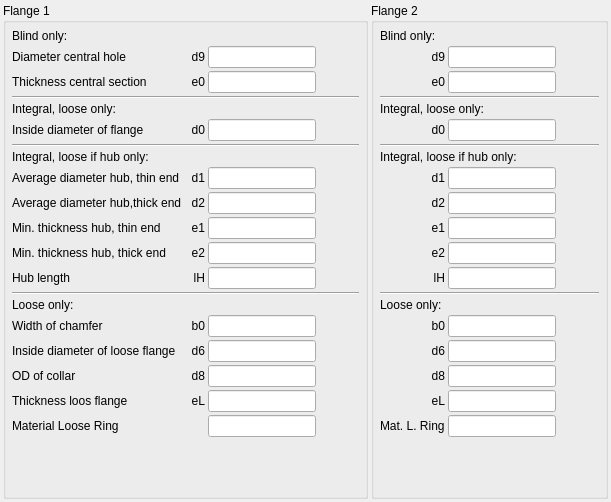
           <widget class="QWidget" name="tabFlangeDetail_2">
            <attribute name="title">
             <string>Flange Type Detail</string>
            </attribute>
            <layout class="QGridLayout" name="gridLayout_33">
             <property name="leftMargin">
              <number>3</number>
             </property>
             <property name="topMargin">
              <number>3</number>
             </property>
             <property name="rightMargin">
              <number>3</number>
             </property>
             <property name="bottomMargin">
              <number>3</number>
             </property>
             <property name="spacing">
              <number>3</number>
             </property>
             <item row="0" column="0">
              <widget class="QGroupBox" name="gbFlangeDetail_1">
               <property name="title">
                <string>Flange 1</string>
               </property>
               <layout class="QGridLayout" name="gridLayout_31" rowstretch="0,0,0,0,0,0,0,0,0,0,0,0,0,0,0,0,0,0,0,0,0,0,0,0">
                <property name="leftMargin">
                 <number>6</number>
                </property>
                <property name="topMargin">
                 <number>6</number>
                </property>
                <property name="rightMargin">
                 <number>6</number>
                </property>
                <property name="bottomMargin">
                 <number>6</number>
                </property>
                <property name="spacing">
                 <number>3</number>
                </property>
                <item row="2" column="1">
                 <widget class="QLabel" name="lble0_1">
                  <property name="text">
                   <string>e0</string>
                  </property>
                  <property name="alignment">
                   <set>Qt::AlignRight|Qt::AlignTrailing|Qt::AlignVCenter</set>
                  </property>
                 </widget>
                </item>
                <item row="23" column="1">
                 <spacer name="verticalSpacer_2">
                  <property name="orientation">
                   <enum>Qt::Vertical</enum>
                  </property>
                  <property name="sizeHint" stdset="0">
                   <size>
                    <width>20</width>
                    <height>40</height>
                   </size>
                  </property>
                 </spacer>
                </item>
                <item row="20" column="2">
                 <widget class="RB_UomLineEdit" name="leeL_1"/>
                </item>
                <item row="1" column="3">
                 <spacer name="horizontalSpacer_18">
                  <property name="orientation">
                   <enum>Qt::Horizontal</enum>
                  </property>
                  <property name="sizeHint" stdset="0">
                   <size>
                    <width>40</width>
                    <height>20</height>
                   </size>
                  </property>
                 </spacer>
                </item>
                <item row="21" column="2">
                 <widget class="RB_IdxLineEdit" name="ileMaterialLooseRing_1"/>
                </item>
                <item row="1" column="1">
                 <widget class="QLabel" name="lbld9_1">
                  <property name="text">
                   <string>d9</string>
                  </property>
                  <property name="alignment">
                   <set>Qt::AlignRight|Qt::AlignTrailing|Qt::AlignVCenter</set>
                  </property>
                 </widget>
                </item>
                <item row="18" column="2">
                 <widget class="RB_UomLineEdit" name="led6_1"/>
                </item>
                <item row="20" column="1">
                 <widget class="QLabel" name="lbleL_1">
                  <property name="text">
                   <string>eL</string>
                  </property>
                  <property name="alignment">
                   <set>Qt::AlignRight|Qt::AlignTrailing|Qt::AlignVCenter</set>
                  </property>
                 </widget>
                </item>
                <item row="1" column="2">
                 <widget class="RB_UomLineEdit" name="led9_1"/>
                </item>
                <item row="19" column="1">
                 <widget class="QLabel" name="lbld8_1">
                  <property name="text">
                   <string>d8</string>
                  </property>
                  <property name="alignment">
                   <set>Qt::AlignRight|Qt::AlignTrailing|Qt::AlignVCenter</set>
                  </property>
                 </widget>
                </item>
                <item row="18" column="1">
                 <widget class="QLabel" name="lbld6_1">
                  <property name="text">
                   <string>d6</string>
                  </property>
                  <property name="alignment">
                   <set>Qt::AlignRight|Qt::AlignTrailing|Qt::AlignVCenter</set>
                  </property>
                 </widget>
                </item>
                <item row="17" column="2">
                 <widget class="RB_UomLineEdit" name="leb0_1"/>
                </item>
                <item row="19" column="2">
                 <widget class="RB_UomLineEdit" name="led8_1"/>
                </item>
                <item row="15" column="0" colspan="4">
                 <widget class="Line" name="line_3">
                  <property name="orientation">
                   <enum>Qt::Horizontal</enum>
                  </property>
                 </widget>
                </item>
                <item row="3" column="0" colspan="4">
                 <widget class="Line" name="line">
                  <property name="orientation">
                   <enum>Qt::Horizontal</enum>
                  </property>
                 </widget>
                </item>
                <item row="1" column="0">
                 <widget class="QLabel" name="label_11">
                  <property name="text">
                   <string>Diameter central hole</string>
                  </property>
                 </widget>
                </item>
                <item row="2" column="0">
                 <widget class="QLabel" name="label_12">
                  <property name="text">
                   <string>Thickness central section</string>
                  </property>
                 </widget>
                </item>
                <item row="18" column="0">
                 <widget class="QLabel" name="label_20">
                  <property name="text">
                   <string>Inside diameter of loose flange</string>
                  </property>
                 </widget>
                </item>
                <item row="17" column="0">
                 <widget class="QLabel" name="label_19">
                  <property name="text">
                   <string>Width of chamfer</string>
                  </property>
                 </widget>
                </item>
                <item row="0" column="0" colspan="3">
                 <widget class="QLabel" name="lblBlindOnly_1">
                  <property name="text">
                   <string>Blind only:</string>
                  </property>
                 </widget>
                </item>
                <item row="16" column="0" colspan="3">
                 <widget class="QLabel" name="lblLooseOnly_1">
                  <property name="text">
                   <string>Loose only:</string>
                  </property>
                 </widget>
                </item>
                <item row="4" column="0" colspan="3">
                 <widget class="QLabel" name="lblIntegralOnly_1">
                  <property name="text">
                   <string>Integral, loose only:</string>
                  </property>
                 </widget>
                </item>
                <item row="2" column="2">
                 <widget class="RB_UomLineEdit" name="lee0_1"/>
                </item>
                <item row="17" column="1">
                 <widget class="QLabel" name="lblb0_1">
                  <property name="text">
                   <string>b0</string>
                  </property>
                  <property name="alignment">
                   <set>Qt::AlignRight|Qt::AlignTrailing|Qt::AlignVCenter</set>
                  </property>
                 </widget>
                </item>
                <item row="21" column="0" colspan="2">
                 <widget class="QLabel" name="lblMaterialLooseRing_1">
                  <property name="text">
                   <string>Material Loose Ring</string>
                  </property>
                 </widget>
                </item>
                <item row="19" column="0">
                 <widget class="QLabel" name="label_21">
                  <property name="text">
                   <string>OD of collar</string>
                  </property>
                 </widget>
                </item>
                <item row="20" column="0">
                 <widget class="QLabel" name="label_22">
                  <property name="text">
                   <string>Thickness loos flange</string>
                  </property>
                 </widget>
                </item>
                <item row="12" column="1">
                 <widget class="QLabel" name="lble1_1">
                  <property name="text">
                   <string>e1</string>
                  </property>
                  <property name="alignment">
                   <set>Qt::AlignRight|Qt::AlignTrailing|Qt::AlignVCenter</set>
                  </property>
                 </widget>
                </item>
                <item row="7" column="0" colspan="4">
                 <widget class="Line" name="line_2">
                  <property name="orientation">
                   <enum>Qt::Horizontal</enum>
                  </property>
                 </widget>
                </item>
                <item row="12" column="2">
                 <widget class="RB_UomLineEdit" name="lee1_1"/>
                </item>
                <item row="14" column="1">
                 <widget class="QLabel" name="lbllH_1">
                  <property name="text">
                   <string>lH</string>
                  </property>
                  <property name="alignment">
                   <set>Qt::AlignRight|Qt::AlignTrailing|Qt::AlignVCenter</set>
                  </property>
                 </widget>
                </item>
                <item row="13" column="2">
                 <widget class="RB_UomLineEdit" name="lee2_1"/>
                </item>
                <item row="10" column="1">
                 <widget class="QLabel" name="lbld1_1">
                  <property name="text">
                   <string>d1</string>
                  </property>
                  <property name="alignment">
                   <set>Qt::AlignRight|Qt::AlignTrailing|Qt::AlignVCenter</set>
                  </property>
                 </widget>
                </item>
                <item row="10" column="2">
                 <widget class="RB_UomLineEdit" name="led1_1"/>
                </item>
                <item row="8" column="0" colspan="3">
                 <widget class="QLabel" name="lblIntegralLooseOnly_1">
                  <property name="text">
                   <string>Integral, loose if hub only:</string>
                  </property>
                 </widget>
                </item>
                <item row="5" column="0">
                 <widget class="QLabel" name="label_15">
                  <property name="text">
                   <string>Inside diameter of flange</string>
                  </property>
                 </widget>
                </item>
                <item row="14" column="2">
                 <widget class="RB_UomLineEdit" name="lelH_1"/>
                </item>
                <item row="5" column="1">
                 <widget class="QLabel" name="lbld0_1">
                  <property name="text">
                   <string>d0</string>
                  </property>
                  <property name="alignment">
                   <set>Qt::AlignRight|Qt::AlignTrailing|Qt::AlignVCenter</set>
                  </property>
                 </widget>
                </item>
                <item row="14" column="0">
                 <widget class="QLabel" name="label_18">
                  <property name="text">
                   <string>Hub length</string>
                  </property>
                 </widget>
                </item>
                <item row="12" column="0">
                 <widget class="QLabel" name="label_16">
                  <property name="text">
                   <string>Min. thickness hub, thin end</string>
                  </property>
                 </widget>
                </item>
                <item row="5" column="2">
                 <widget class="RB_UomLineEdit" name="led0_1"/>
                </item>
                <item row="13" column="1">
                 <widget class="QLabel" name="lble2_1">
                  <property name="text">
                   <string>e2</string>
                  </property>
                  <property name="alignment">
                   <set>Qt::AlignRight|Qt::AlignTrailing|Qt::AlignVCenter</set>
                  </property>
                 </widget>
                </item>
                <item row="10" column="0">
                 <widget class="QLabel" name="label_13">
                  <property name="text">
                   <string>Average diameter hub, thin end</string>
                  </property>
                 </widget>
                </item>
                <item row="13" column="0">
                 <widget class="QLabel" name="label_17">
                  <property name="text">
                   <string>Min. thickness hub, thick end</string>
                  </property>
                 </widget>
                </item>
                <item row="11" column="0">
                 <widget class="QLabel" name="label_14">
                  <property name="text">
                   <string>Average diameter hub,thick end</string>
                  </property>
                 </widget>
                </item>
                <item row="11" column="1">
                 <widget class="QLabel" name="lbld2_1">
                  <property name="text">
                   <string>d2</string>
                  </property>
                  <property name="alignment">
                   <set>Qt::AlignRight|Qt::AlignTrailing|Qt::AlignVCenter</set>
                  </property>
                 </widget>
                </item>
                <item row="11" column="2">
                 <widget class="RB_UomLineEdit" name="led2_1"/>
                </item>
               </layout>
              </widget>
             </item>
             <item row="0" column="1">
              <widget class="QGroupBox" name="gbFlangeDetail_2">
               <property name="title">
                <string>Flange 2</string>
               </property>
               <layout class="QGridLayout" name="gridLayout_32">
                <property name="leftMargin">
                 <number>6</number>
                </property>
                <property name="topMargin">
                 <number>6</number>
                </property>
                <property name="rightMargin">
                 <number>6</number>
                </property>
                <property name="bottomMargin">
                 <number>6</number>
                </property>
                <property name="spacing">
                 <number>3</number>
                </property>
                <item row="16" column="0" colspan="2">
                 <widget class="QLabel" name="lblLooseOnly_2">
                  <property name="text">
                   <string>Loose only:</string>
                  </property>
                 </widget>
                </item>
                <item row="17" column="1">
                 <widget class="RB_UomLineEdit" name="leb0_2"/>
                </item>
                <item row="19" column="0">
                 <widget class="QLabel" name="lbld8_2">
                  <property name="text">
                   <string>d8</string>
                  </property>
                  <property name="alignment">
                   <set>Qt::AlignRight|Qt::AlignTrailing|Qt::AlignVCenter</set>
                  </property>
                 </widget>
                </item>
                <item row="17" column="0">
                 <widget class="QLabel" name="lblb0_2">
                  <property name="text">
                   <string>b0</string>
                  </property>
                  <property name="alignment">
                   <set>Qt::AlignRight|Qt::AlignTrailing|Qt::AlignVCenter</set>
                  </property>
                 </widget>
                </item>
                <item row="14" column="0">
                 <widget class="QLabel" name="lbllH_2">
                  <property name="text">
                   <string>lH</string>
                  </property>
                  <property name="alignment">
                   <set>Qt::AlignRight|Qt::AlignTrailing|Qt::AlignVCenter</set>
                  </property>
                 </widget>
                </item>
                <item row="14" column="1">
                 <widget class="RB_UomLineEdit" name="lelH_2"/>
                </item>
                <item row="19" column="1">
                 <widget class="RB_UomLineEdit" name="led8_2"/>
                </item>
                <item row="23" column="1">
                 <spacer name="verticalSpacer_12">
                  <property name="orientation">
                   <enum>Qt::Vertical</enum>
                  </property>
                  <property name="sizeHint" stdset="0">
                   <size>
                    <width>20</width>
                    <height>53</height>
                   </size>
                  </property>
                 </spacer>
                </item>
                <item row="20" column="1">
                 <widget class="RB_UomLineEdit" name="leeL_2"/>
                </item>
                <item row="0" column="0" colspan="2">
                 <widget class="QLabel" name="lblBlindOnly_2">
                  <property name="text">
                   <string>Blind only:</string>
                  </property>
                 </widget>
                </item>
                <item row="20" column="0">
                 <widget class="QLabel" name="lbleL_2">
                  <property name="text">
                   <string>eL</string>
                  </property>
                  <property name="alignment">
                   <set>Qt::AlignRight|Qt::AlignTrailing|Qt::AlignVCenter</set>
                  </property>
                 </widget>
                </item>
                <item row="1" column="0">
                 <widget class="QLabel" name="lbld9_2">
                  <property name="text">
                   <string>d9</string>
                  </property>
                  <property name="alignment">
                   <set>Qt::AlignRight|Qt::AlignTrailing|Qt::AlignVCenter</set>
                  </property>
                 </widget>
                </item>
                <item row="18" column="0">
                 <widget class="QLabel" name="lbld6_2">
                  <property name="text">
                   <string>d6</string>
                  </property>
                  <property name="alignment">
                   <set>Qt::AlignRight|Qt::AlignTrailing|Qt::AlignVCenter</set>
                  </property>
                 </widget>
                </item>
                <item row="18" column="1">
                 <widget class="RB_UomLineEdit" name="led6_2"/>
                </item>
                <item row="15" column="0" colspan="3">
                 <widget class="Line" name="line_6">
                  <property name="orientation">
                   <enum>Qt::Horizontal</enum>
                  </property>
                 </widget>
                </item>
                <item row="21" column="1">
                 <widget class="RB_IdxLineEdit" name="ileMaterialLooseRing_2"/>
                </item>
                <item row="21" column="0">
                 <widget class="QLabel" name="lblMaterialLooseRing_2">
                  <property name="text">
                   <string>Mat. L. Ring</string>
                  </property>
                 </widget>
                </item>
                <item row="1" column="2">
                 <spacer name="horizontalSpacer_19">
                  <property name="orientation">
                   <enum>Qt::Horizontal</enum>
                  </property>
                  <property name="sizeHint" stdset="0">
                   <size>
                    <width>40</width>
                    <height>20</height>
                   </size>
                  </property>
                 </spacer>
                </item>
                <item row="3" column="0" colspan="3">
                 <widget class="Line" name="line_4">
                  <property name="orientation">
                   <enum>Qt::Horizontal</enum>
                  </property>
                 </widget>
                </item>
                <item row="8" column="0" colspan="3">
                 <widget class="Line" name="line_5">
                  <property name="orientation">
                   <enum>Qt::Horizontal</enum>
                  </property>
                 </widget>
                </item>
                <item row="2" column="1">
                 <widget class="RB_UomLineEdit" name="lee0_2"/>
                </item>
                <item row="4" column="0" colspan="2">
                 <widget class="QLabel" name="lblIntegralOnly_2">
                  <property name="text">
                   <string>Integral, loose only:</string>
                  </property>
                 </widget>
                </item>
                <item row="12" column="0">
                 <widget class="QLabel" name="lble1_2">
                  <property name="text">
                   <string>e1</string>
                  </property>
                  <property name="alignment">
                   <set>Qt::AlignRight|Qt::AlignTrailing|Qt::AlignVCenter</set>
                  </property>
                 </widget>
                </item>
                <item row="13" column="1">
                 <widget class="RB_UomLineEdit" name="lee2_2"/>
                </item>
                <item row="9" column="0" colspan="2">
                 <widget class="QLabel" name="lblIntegralLooseOnly_2">
                  <property name="text">
                   <string>Integral, loose if hub only:</string>
                  </property>
                 </widget>
                </item>
                <item row="1" column="1">
                 <widget class="RB_UomLineEdit" name="led9_2"/>
                </item>
                <item row="12" column="1">
                 <widget class="RB_UomLineEdit" name="lee1_2"/>
                </item>
                <item row="2" column="0">
                 <widget class="QLabel" name="lble0_2">
                  <property name="text">
                   <string>e0</string>
                  </property>
                  <property name="alignment">
                   <set>Qt::AlignRight|Qt::AlignTrailing|Qt::AlignVCenter</set>
                  </property>
                 </widget>
                </item>
                <item row="13" column="0">
                 <widget class="QLabel" name="lble2_2">
                  <property name="text">
                   <string>e2</string>
                  </property>
                  <property name="alignment">
                   <set>Qt::AlignRight|Qt::AlignTrailing|Qt::AlignVCenter</set>
                  </property>
                 </widget>
                </item>
                <item row="5" column="1">
                 <widget class="RB_UomLineEdit" name="led0_2"/>
                </item>
                <item row="5" column="0">
                 <widget class="QLabel" name="lbld0_2">
                  <property name="text">
                   <string>d0</string>
                  </property>
                  <property name="alignment">
                   <set>Qt::AlignRight|Qt::AlignTrailing|Qt::AlignVCenter</set>
                  </property>
                 </widget>
                </item>
                <item row="10" column="1">
                 <widget class="RB_UomLineEdit" name="led1_2"/>
                </item>
                <item row="10" column="0">
                 <widget class="QLabel" name="lbld1_2">
                  <property name="text">
                   <string>d1</string>
                  </property>
                  <property name="alignment">
                   <set>Qt::AlignRight|Qt::AlignTrailing|Qt::AlignVCenter</set>
                  </property>
                 </widget>
                </item>
                <item row="11" column="0">
                 <widget class="QLabel" name="lbld2_2">
                  <property name="text">
                   <string>d2</string>
                  </property>
                  <property name="alignment">
                   <set>Qt::AlignRight|Qt::AlignTrailing|Qt::AlignVCenter</set>
                  </property>
                 </widget>
                </item>
                <item row="11" column="1">
                 <widget class="RB_UomLineEdit" name="led2_2"/>
                </item>
               </layout>
              </widget>
             </item>
            </layout>
           </widget>
